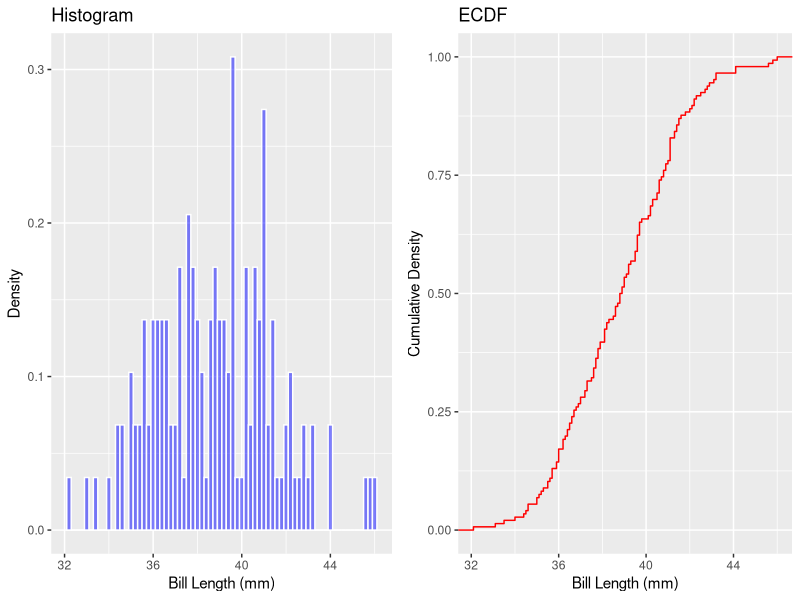
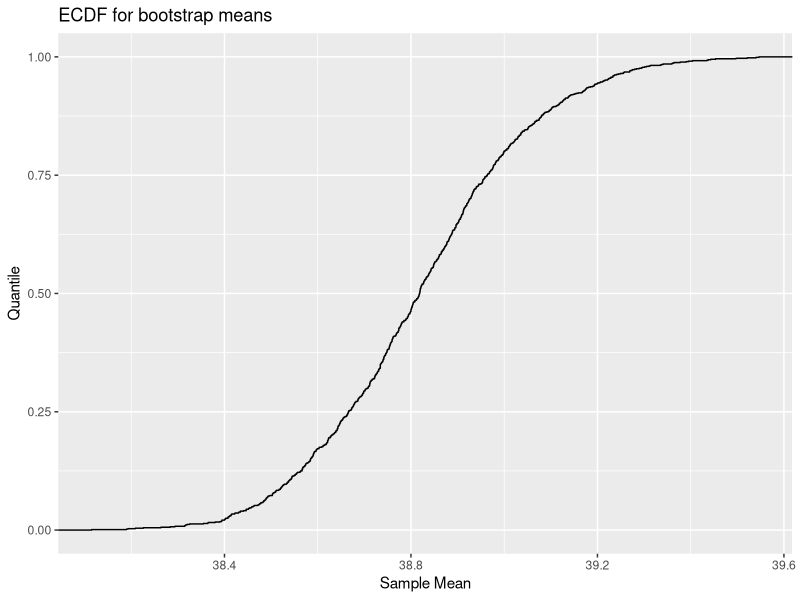
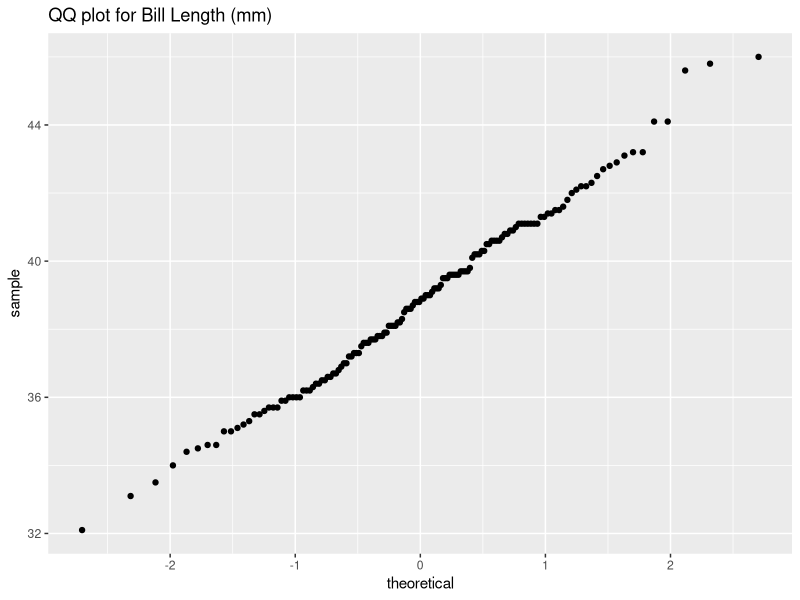

Generate these figures, in order, with R:
## ---- chunk 1
library(tidyverse)
library(palmerpenguins)
library(gridExtra)
## ---- chunk 2
adelie <- penguins |>
    filter(`species` == "Adelie") |>
    drop_na()
## ---- chunk 3
hist<-ggplot(data=adelie)+geom_histogram(aes(x=`bill_length_mm`,y=after_stat(density)),binwidth=.2,color='white',fill='blue',alpha=.5)+
labs(x="Bill Length (mm)",y="Density", title="Histogram")
ecdf <-ggplot(data=adelie)+stat_ecdf(aes(x=`bill_length_mm`),color='red')+labs(x="Bill Length (mm)",y="Cumulative Density", title="ECDF")

grid.arrange(hist, ecdf, ncol = 2)
## ---- chunk 4
bootstrap_mean <- function(data) {
    sample <- data |> sample_frac(1,replace=TRUE)
    return(mean(pull(sample)))
    
}

samples<-replicate(1000,bootstrap_mean(adelie|>select("bill_length_mm")))
## ---- chunk 5
ggplot() + stat_ecdf(aes(x=samples))+labs(title="ECDF for bootstrap means",x="Sample Mean", y="Quantile")
## ---- chunk 6
ggplot(data=adelie)+stat_qq(aes(sample=`bill_length_mm`))+
    labs(title="QQ plot for Bill Length (mm)")
